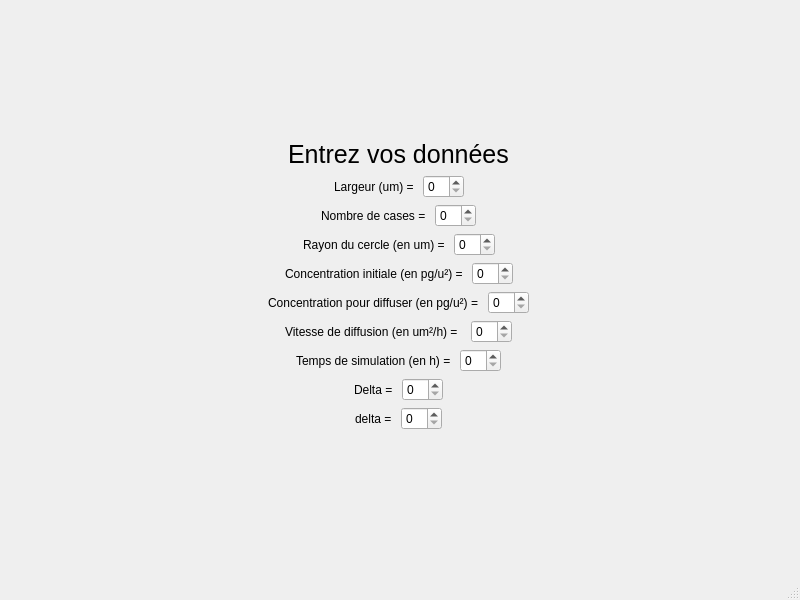
<?xml version="1.0" encoding="UTF-8"?>
<ui version="4.0">
 <class>MainWindow</class>
 <widget class="QMainWindow" name="MainWindow">
  <property name="geometry">
   <rect>
    <x>0</x>
    <y>0</y>
    <width>800</width>
    <height>600</height>
   </rect>
  </property>
  <property name="windowTitle">
   <string>MainWindow</string>
  </property>
  <widget class="QWidget" name="centralwidget">
   <widget class="QWidget" name="verticalLayoutWidget">
    <property name="geometry">
     <rect>
      <x>-7</x>
      <y>-1</y>
      <width>811</width>
      <height>571</height>
     </rect>
    </property>
    <layout class="QVBoxLayout" name="verticalLayout">
     <item>
      <spacer name="verticalSpacer">
       <property name="orientation">
        <enum>Qt::Vertical</enum>
       </property>
       <property name="sizeHint" stdset="0">
        <size>
         <width>20</width>
         <height>40</height>
        </size>
       </property>
      </spacer>
     </item>
     <item>
      <layout class="QHBoxLayout" name="horizontalLayout">
       <item>
        <spacer name="horizontalSpacer">
         <property name="orientation">
          <enum>Qt::Horizontal</enum>
         </property>
         <property name="sizeHint" stdset="0">
          <size>
           <width>40</width>
           <height>20</height>
          </size>
         </property>
        </spacer>
       </item>
       <item>
        <widget class="QLabel" name="label">
         <property name="font">
          <font>
           <pointsize>19</pointsize>
          </font>
         </property>
         <property name="text">
          <string>Entrez vos données</string>
         </property>
        </widget>
       </item>
       <item>
        <spacer name="horizontalSpacer_2">
         <property name="orientation">
          <enum>Qt::Horizontal</enum>
         </property>
         <property name="sizeHint" stdset="0">
          <size>
           <width>40</width>
           <height>20</height>
          </size>
         </property>
        </spacer>
       </item>
      </layout>
     </item>
     <item>
      <layout class="QHBoxLayout" name="horizontalLayout_3">
       <item>
        <spacer name="horizontalSpacer_3">
         <property name="orientation">
          <enum>Qt::Horizontal</enum>
         </property>
         <property name="sizeHint" stdset="0">
          <size>
           <width>40</width>
           <height>20</height>
          </size>
         </property>
        </spacer>
       </item>
       <item>
        <widget class="QLabel" name="label_2">
         <property name="text">
          <string>Largeur (um) = </string>
         </property>
        </widget>
       </item>
       <item>
        <widget class="QSpinBox" name="spinBox"/>
       </item>
       <item>
        <spacer name="horizontalSpacer_4">
         <property name="orientation">
          <enum>Qt::Horizontal</enum>
         </property>
         <property name="sizeHint" stdset="0">
          <size>
           <width>40</width>
           <height>20</height>
          </size>
         </property>
        </spacer>
       </item>
      </layout>
     </item>
     <item>
      <layout class="QHBoxLayout" name="horizontalLayout_4">
       <item>
        <spacer name="horizontalSpacer_5">
         <property name="orientation">
          <enum>Qt::Horizontal</enum>
         </property>
         <property name="sizeHint" stdset="0">
          <size>
           <width>40</width>
           <height>20</height>
          </size>
         </property>
        </spacer>
       </item>
       <item>
        <widget class="QLabel" name="label_3">
         <property name="text">
          <string>Nombre de cases = </string>
         </property>
        </widget>
       </item>
       <item>
        <widget class="QSpinBox" name="spinBox_2"/>
       </item>
       <item>
        <spacer name="horizontalSpacer_6">
         <property name="orientation">
          <enum>Qt::Horizontal</enum>
         </property>
         <property name="sizeHint" stdset="0">
          <size>
           <width>40</width>
           <height>20</height>
          </size>
         </property>
        </spacer>
       </item>
      </layout>
     </item>
     <item>
      <layout class="QHBoxLayout" name="horizontalLayout_5">
       <item>
        <spacer name="horizontalSpacer_7">
         <property name="orientation">
          <enum>Qt::Horizontal</enum>
         </property>
         <property name="sizeHint" stdset="0">
          <size>
           <width>40</width>
           <height>20</height>
          </size>
         </property>
        </spacer>
       </item>
       <item>
        <widget class="QLabel" name="label_4">
         <property name="text">
          <string>Rayon du cercle (en um) = </string>
         </property>
        </widget>
       </item>
       <item>
        <widget class="QSpinBox" name="spinBox_3"/>
       </item>
       <item>
        <spacer name="horizontalSpacer_8">
         <property name="orientation">
          <enum>Qt::Horizontal</enum>
         </property>
         <property name="sizeHint" stdset="0">
          <size>
           <width>40</width>
           <height>20</height>
          </size>
         </property>
        </spacer>
       </item>
      </layout>
     </item>
     <item>
      <layout class="QHBoxLayout" name="horizontalLayout_6">
       <item>
        <spacer name="horizontalSpacer_9">
         <property name="orientation">
          <enum>Qt::Horizontal</enum>
         </property>
         <property name="sizeHint" stdset="0">
          <size>
           <width>40</width>
           <height>20</height>
          </size>
         </property>
        </spacer>
       </item>
       <item>
        <widget class="QLabel" name="label_5">
         <property name="text">
          <string>Concentration initiale (en pg/u²) = </string>
         </property>
        </widget>
       </item>
       <item>
        <widget class="QSpinBox" name="spinBox_4"/>
       </item>
       <item>
        <spacer name="horizontalSpacer_10">
         <property name="orientation">
          <enum>Qt::Horizontal</enum>
         </property>
         <property name="sizeHint" stdset="0">
          <size>
           <width>40</width>
           <height>20</height>
          </size>
         </property>
        </spacer>
       </item>
      </layout>
     </item>
     <item>
      <layout class="QHBoxLayout" name="horizontalLayout_7">
       <item>
        <spacer name="horizontalSpacer_11">
         <property name="orientation">
          <enum>Qt::Horizontal</enum>
         </property>
         <property name="sizeHint" stdset="0">
          <size>
           <width>40</width>
           <height>20</height>
          </size>
         </property>
        </spacer>
       </item>
       <item>
        <widget class="QLabel" name="label_6">
         <property name="text">
          <string>Concentration pour diffuser (en pg/u²) = </string>
         </property>
        </widget>
       </item>
       <item>
        <widget class="QSpinBox" name="spinBox_5"/>
       </item>
       <item>
        <spacer name="horizontalSpacer_12">
         <property name="orientation">
          <enum>Qt::Horizontal</enum>
         </property>
         <property name="sizeHint" stdset="0">
          <size>
           <width>40</width>
           <height>20</height>
          </size>
         </property>
        </spacer>
       </item>
      </layout>
     </item>
     <item>
      <layout class="QHBoxLayout" name="horizontalLayout_8">
       <item>
        <spacer name="horizontalSpacer_13">
         <property name="orientation">
          <enum>Qt::Horizontal</enum>
         </property>
         <property name="sizeHint" stdset="0">
          <size>
           <width>40</width>
           <height>20</height>
          </size>
         </property>
        </spacer>
       </item>
       <item>
        <widget class="QLabel" name="label_7">
         <property name="text">
          <string>Vitesse de diffusion (en um²/h) =  </string>
         </property>
        </widget>
       </item>
       <item>
        <widget class="QSpinBox" name="spinBox_6"/>
       </item>
       <item>
        <spacer name="horizontalSpacer_14">
         <property name="orientation">
          <enum>Qt::Horizontal</enum>
         </property>
         <property name="sizeHint" stdset="0">
          <size>
           <width>40</width>
           <height>20</height>
          </size>
         </property>
        </spacer>
       </item>
      </layout>
     </item>
     <item>
      <layout class="QHBoxLayout" name="horizontalLayout_9">
       <item>
        <spacer name="horizontalSpacer_15">
         <property name="orientation">
          <enum>Qt::Horizontal</enum>
         </property>
         <property name="sizeHint" stdset="0">
          <size>
           <width>40</width>
           <height>20</height>
          </size>
         </property>
        </spacer>
       </item>
       <item>
        <widget class="QLabel" name="label_8">
         <property name="text">
          <string>Temps de simulation (en h) = </string>
         </property>
        </widget>
       </item>
       <item>
        <widget class="QSpinBox" name="spinBox_7"/>
       </item>
       <item>
        <spacer name="horizontalSpacer_16">
         <property name="orientation">
          <enum>Qt::Horizontal</enum>
         </property>
         <property name="sizeHint" stdset="0">
          <size>
           <width>40</width>
           <height>20</height>
          </size>
         </property>
        </spacer>
       </item>
      </layout>
     </item>
     <item>
      <layout class="QHBoxLayout" name="horizontalLayout_10">
       <item>
        <spacer name="horizontalSpacer_17">
         <property name="orientation">
          <enum>Qt::Horizontal</enum>
         </property>
         <property name="sizeHint" stdset="0">
          <size>
           <width>40</width>
           <height>20</height>
          </size>
         </property>
        </spacer>
       </item>
       <item>
        <widget class="QLabel" name="label_9">
         <property name="text">
          <string>Delta = </string>
         </property>
        </widget>
       </item>
       <item>
        <widget class="QSpinBox" name="spinBox_8"/>
       </item>
       <item>
        <spacer name="horizontalSpacer_18">
         <property name="orientation">
          <enum>Qt::Horizontal</enum>
         </property>
         <property name="sizeHint" stdset="0">
          <size>
           <width>40</width>
           <height>20</height>
          </size>
         </property>
        </spacer>
       </item>
      </layout>
     </item>
     <item>
      <layout class="QHBoxLayout" name="horizontalLayout_11">
       <item>
        <spacer name="horizontalSpacer_19">
         <property name="orientation">
          <enum>Qt::Horizontal</enum>
         </property>
         <property name="sizeHint" stdset="0">
          <size>
           <width>40</width>
           <height>20</height>
          </size>
         </property>
        </spacer>
       </item>
       <item>
        <widget class="QLabel" name="label_10">
         <property name="text">
          <string>delta = </string>
         </property>
        </widget>
       </item>
       <item>
        <widget class="QSpinBox" name="spinBox_9"/>
       </item>
       <item>
        <spacer name="horizontalSpacer_20">
         <property name="orientation">
          <enum>Qt::Horizontal</enum>
         </property>
         <property name="sizeHint" stdset="0">
          <size>
           <width>40</width>
           <height>20</height>
          </size>
         </property>
        </spacer>
       </item>
      </layout>
     </item>
     <item>
      <spacer name="verticalSpacer_2">
       <property name="orientation">
        <enum>Qt::Vertical</enum>
       </property>
       <property name="sizeHint" stdset="0">
        <size>
         <width>20</width>
         <height>40</height>
        </size>
       </property>
      </spacer>
     </item>
    </layout>
   </widget>
  </widget>
  <widget class="QStatusBar" name="statusbar"/>
  <widget class="QMenuBar" name="menubar">
   <property name="geometry">
    <rect>
     <x>0</x>
     <y>0</y>
     <width>800</width>
     <height>26</height>
    </rect>
   </property>
  </widget>
 </widget>
 <resources/>
 <connections/>
</ui>
